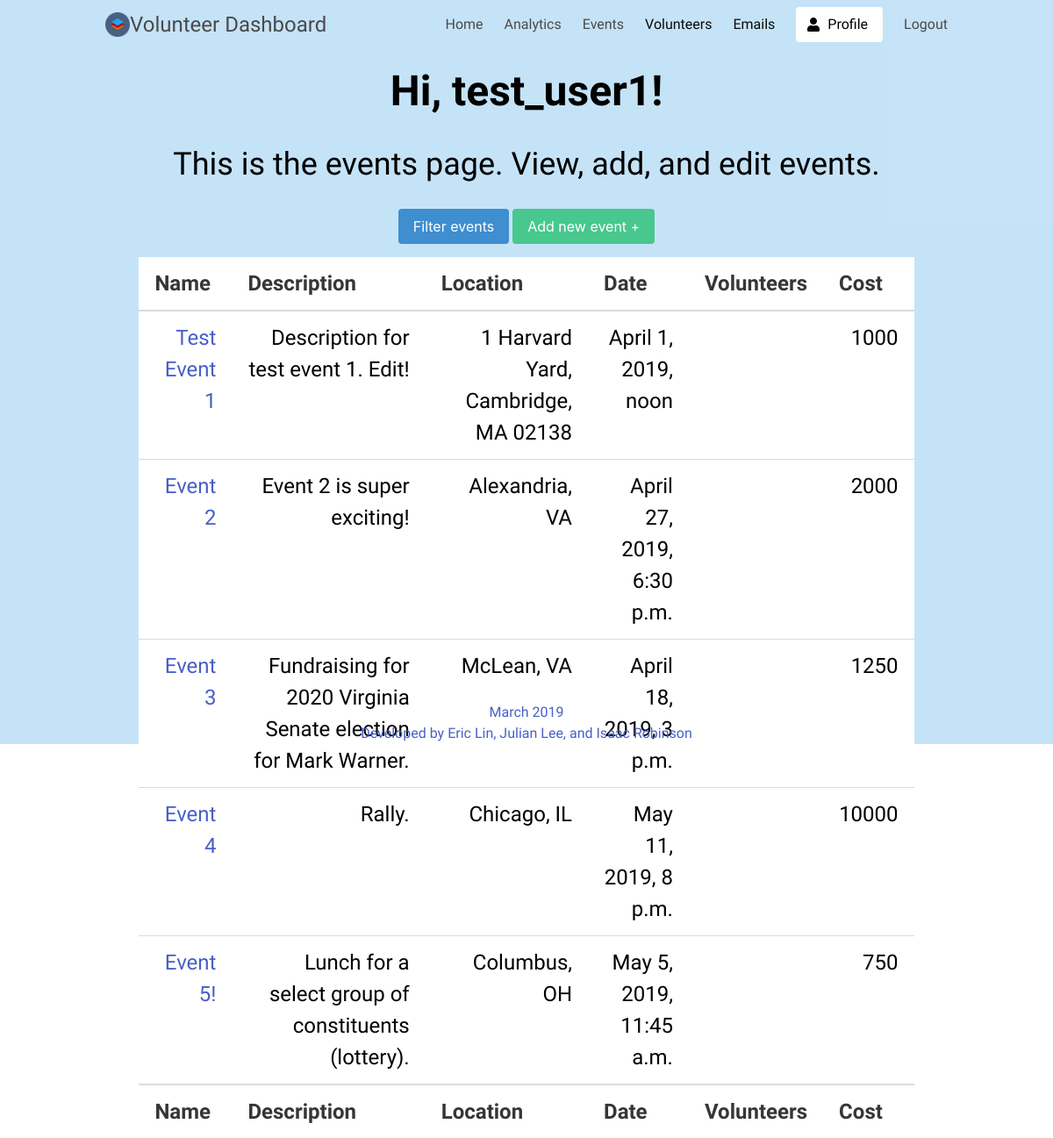
Page /events/events/ (signed in) on the earlier database version.
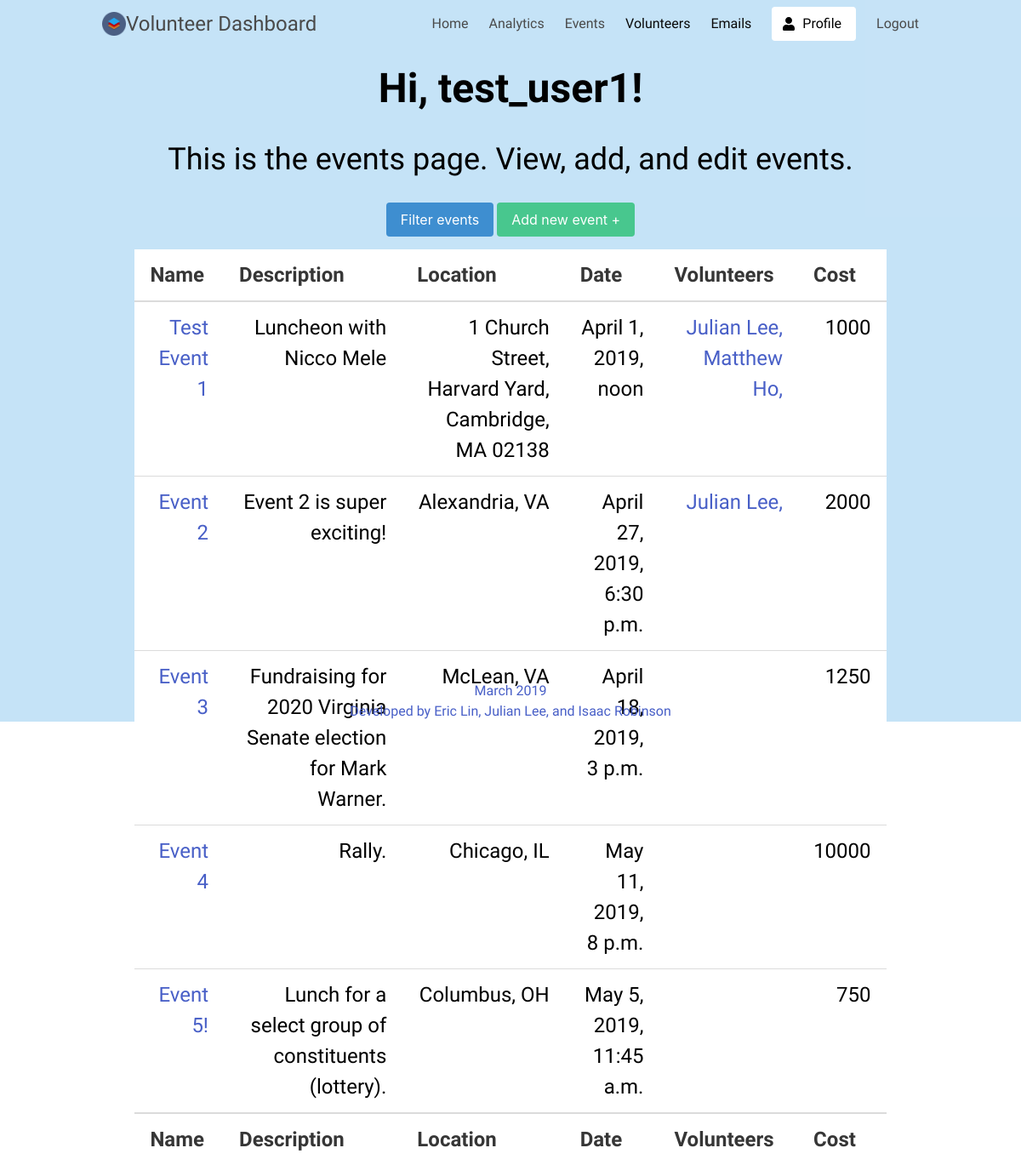
Same page on the later database version.
### events/models.py (models this page shows, shortened)
class Event(models.Model):		# To store events
 	name = models.CharField(max_length=256)
 	description = models.TextField(default='')
 	address = models.CharField(max_length=256)
 	time = models.DateTimeField(default=timezone.now)	# default is today
 	volunteers = models.ManyToManyField(Volunteer)
 	cost = models.IntegerField(default=1000)	# dollar cost of the event

### volunteers/models.py (models this page shows, shortened)
class Volunteer(models.Model):		# To store volunteers
	name = models.CharField(max_length=256)
	address = models.CharField(max_length=256)
	birthday = models.DateTimeField(default=timezone.now)	# default is today
	gender = models.CharField(max_length=16)
	email = models.EmailField()
	date_joined = models.DateTimeField(default=timezone.now)  # keeps track of when they joined
	num_hours = models.IntegerField(default=0)
	num_events = models.IntegerField(default=0)

### events/views.py (the view)
# urls.py: path('events/', views.index, name='events'),		# path for event view
def index(request):
	if request.method == "GET":
		events = Event.objects.all()	# get querySet of events
		context = {'events': events}
		return render(request, 'events.html', context)		# render events html
	elif request.method == "POST":
		print("POST request")

### templates/events.html (shortened to what this page needs)
{% extends 'base.html' %}
{% block content %}
	{% if user.is_authenticated %}
    <section class="hero">
      <div class="hero-body">
        <div class="container has-text-centered">
          <h1>
            Hi, {{ user.username }}!
          </h1>
          <h2>
            This is the events page. View, add, and edit events.
          </h2>
        </div>
        <div class="container has-text-centered">
            <a href="{% url 'filter_events' %}">
              <br>
              <button class="button is-info">
                Filter events
              </button>
            </a>
            <a href="{% url 'add_event' %}">
              <button class="button is-success">
                Add new event +
              </button>
            </a>
        </div>
            <table class="table">
              <thead>
                <tr>
                  <th> Name </th>
                  <th> Description </th>
                  <th> Location </th>
                  <th> Date </th>
                  <th> Volunteers </th>
                  <th> Cost </th>
                </tr>
              </thead>
              <tfoot>
                <tr>
                  <th> Name </th>
                  <th> Description </th>
                  <th> Location </th>
                  <th> Date </th>
                  <th> Volunteers </th>
                  <th> Cost </th>
                </tr>
              </tfoot>
              <tbody>
                {% for event in events %}
                  <tr>
                    <td><a href="{% url 'edit_event' %}?id={{event.id}}"> {{event.name}} </a></td>
                    <td> {{event.description}} </td>
                    <td> {{event.address}} </td>
                    <td> {{event.time}} </td>
                    <td>
                        {% for v in event.volunteers.all %}
                        <a href="{% url 'edit_volunteer' %}?id={{v.id}}">
                          {{v.name}},
                        </a>
                        {% endfor %}
                    </td>
                    <td> {{event.cost}} </td>
                  </tr>
                {% endfor %}
              </tbody>
            </table>
      </div>
      <div class="hero-foot is-light has-text-centered">
        <a>
          March 2019 <br>
          Developed by Eric Lin, Julian Lee, and Isaac Robinson
        </a>
      </div>
    </section>
	{% endif %}
{% endblock %}

Differences in the rows shown:
changed Event "Test Event 1": gains Volunteer (name "Julian Lee"); gains Volunteer (name "Matthew Ho"); description "Description for test event 1. Edit!" → "Luncheon with Nicco Mele"; address "1 Harvard Yard, Cambridge, MA 02138" → "1 Church Street, Harvard Yard, Cambridge, MA 02138"
changed Event "Event 2": gains Volunteer (name "Julian Lee")
